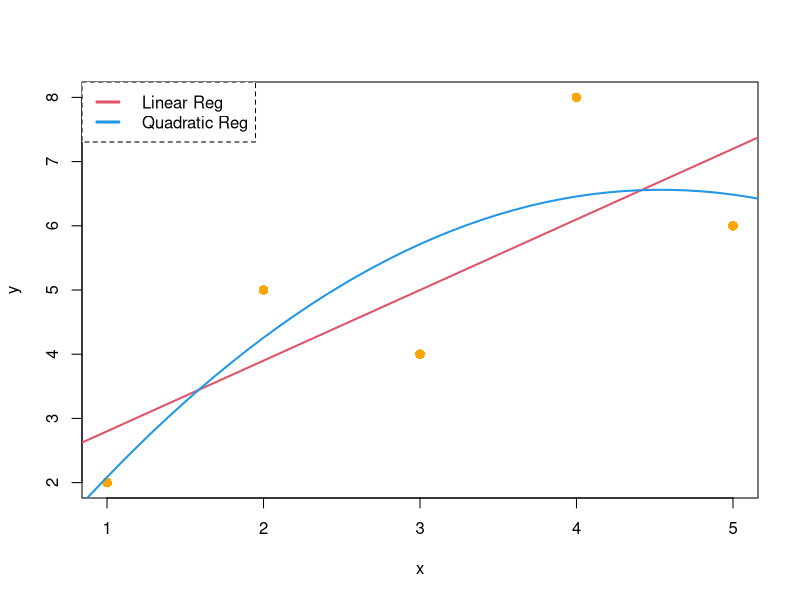

This figure's R source:
#Assignment 7 

"
Please Note:
-------------------------------------------------------------
1. Uncomment line: 13 and comment line: 15 for another dataset
2. Line:18 - Linear Model Summary for coefficients
3. Line:26 - Quadratic Model Summary for coefficients
"

#Linear Model

#data <- data.frame(x=c(6, 9, 12, 14, 30, 35, 40, 47, 51, 55, 60), y=c(14, 28, 50, 70, 89, 94, 90, 75, 59, 44, 27))

data <- data.frame(x=c(1,2,3,4,5), y=c(2,5,4,8,6))

plot(data, pch = 16, cex = 1.3, col="orange")

linear_model <- lm(y~x, data=data)
summary(linear_model) #prints Coeff
#Linear Model Line
abline(linear_model, lwd=2, col=2)  


#Quadratic Model
data$x2 <- data$x^2
quad_model <- lm(y~x + x2, data=data)
summary(quad_model)   #prints Coeff

#prediction state
x_val <- seq(0, 60, 0.1)
y_pred <- predict(quad_model, list(x = x_val, x2 = x_val^2))

#Quadratic Model Line
lines(x_val, y_pred, lwd=2, col=4)


legend("topleft", legend = c("Linear Reg","Quadratic Reg"), lty = 5, col = c(2,4), lwd = 3, box.lty = 2)